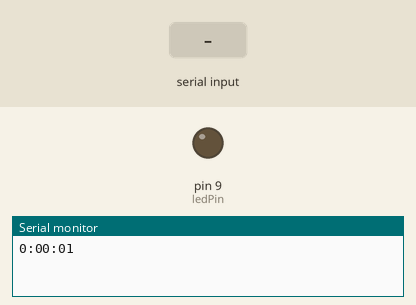
This sketch was run on a simulated Arduino Uno, built with avr-gcc and run on an emulated ATmega328P. Parts: output pins drawn as LEDs (lit = HIGH), the last lines printed to the serial monitor. The test bench sets the inputs (shaded band).

Above: at 1.2 s.
1.3 s: "1\n" received over Serial
At 2.0 s:
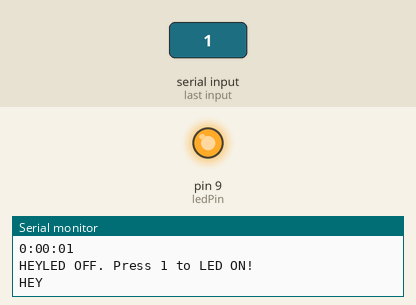
2.8 s: byte 48 ('0') received over Serial
At 3.1 s:
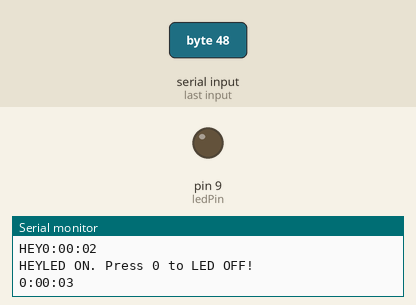
Timing chart, 0 to 5.8 s (numbered marks = the images above; inputs shaded):
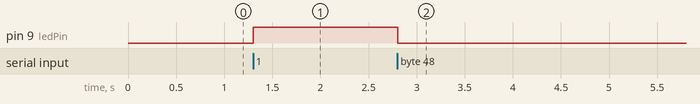

Measured:
- after the input at 1.3 s, pin 9 (ledPin): LOW → HIGH at once
- after the input at 2.8 s, pin 9 (ledPin): HIGH → LOW at once

The sketch:

Sonata.ino
```cpp
#include <Time.h>

//int m, d, y;
int h, mi, s;
unsigned long prevDisplay;

int lightPin = 0;  //define a pin for Photo resistor
int ledPin = 9;     //define a pin for LED
int photocellReading;
int LEDbrightness;
bool isOn = false;
char incomingByte;

void allOn();

void setup()
{
    Serial.begin(9600);  //Begin serial communcation
    pinMode( ledPin, OUTPUT );
    //getClockInfo();
    //setTime(h,mi,s,0,0,0);
    prevDisplay = now();
}

void loop()
{
      if( now() != prevDisplay){
      prevDisplay = now();
      serialClockDisplay();
      Serial.print("\n");
    }

  //photocellReading = analogRead(lightPin) - 888;
  //photocellReading = analogRead(lightPin);
  // Serial.println(photocellReading);

  //LEDbrightness = map(photocellReading, 0, 111, 0, 255);
  //reading(photocellReading);

  if (isOn)
  {
    digitalWrite(ledPin, HIGH);  // if 1, switch LED Off
    analogWrite(ledPin, 255);
  }
  else
  {
    digitalWrite(ledPin, LOW);
  }

  if (Serial.available() > 0) {  // if the data came

      Serial.print("HEY");

      incomingByte = Serial.read(); // read byte

      if(incomingByte == '1') {
         //allOn();
         isOn = true;

         //digitalWrite(ledPin, HIGH);  // if 1, switch LED Off
         //analogWrite(ledPin, 255);
         Serial.println("LED OFF. Press 1 to LED ON!");  // print message
         //delay(snooze());
      }
      if(incomingByte == '0') {
         //digitalWrite(ledPin, LOW); // if 0, switch LED on
         Serial.println("LED ON. Press 0 to LED OFF!");
         //allOff();
         isOn = false;
         //delay(snooze()); //short delay for faster response to light.
         //allOn();
         //reading(photocellReading);
      }
  }

  //isOn = true;


}

int snooze() {
  return 2000;
}

void reading(int photocellReading)
{
  int bright = 255;
  int lessBright = 80;
  int dim = 25;
  int dark = 10;
 if(photocellReading < 25){
  //Serial.println(" - Bright room");
  //analogWrite(ledPin, LEDbrightness);
  //allOn();
  analogWrite(ledPin, bright);
 }
 else if(photocellReading < 50){
  //Serial.println(" - Slightly bright");
 // analogWrite(ledPin, LEDbrightness);
  //dim();
  analogWrite(ledPin, lessBright);
 }
 else if(photocellReading < 80){
  //Serial.println(" - Dim room");
  //analogWrite(ledPin, LEDbrightness);
  //dim();
   analogWrite(ledPin, dim);
 }
 else if(photocellReading > 80){
  //Serial.println(" - Dark");
  //analogWrite(ledPin, LEDbrightness);
   analogWrite(ledPin, dark);
  //allOff();
 }
}

void allOn()
{
 digitalWrite(ledPin, HIGH);
}

void allOff()
{
 digitalWrite(ledPin, LOW);
}

void lightsDim()
{
 digitalWrite(ledPin, (photocellReading));
}

void getClockInfo(){
    int userInput;
    char buffer[4];

      Serial.println("Please enter the current Hour:");
      //Serial.println(buffer);
      //hour
  do{
      userInput = -1;
      while(Serial.available() == 0); //wait for input
          int length = Serial.readBytesUntil('\n', buffer, 3);
            if(length < 4){
              buffer[length] = '\0';
            if(length == 1){
              buffer[2] = '\0';
            }
      }
    if(isdigit(buffer[0]) && (isdigit(buffer[1]) || buffer[1] == '\0') && buffer[2] == '\0'){
          userInput = atoi(buffer);
    }
    if(userInput < 0 || userInput > 23){
          Serial.println("Invalid input. Please enter a number from 0-23.");
    }
      Serial.end();
      Serial.begin(9600);
  }while(userInput < 0 || userInput > 23);
        h = userInput;
      Serial.println("Please enter the current Minutes:");
  //minute
  do{
        userInput = -1;
        while(Serial.available() == 0); //wait for input
          int length = Serial.readBytesUntil('\n', buffer, 3);
            if(length < 4){
                buffer[length] = '\0';
            if(length == 1){
                buffer[2] = '\0';
            }
      }
    if(isdigit(buffer[0]) && (isdigit(buffer[1]) || buffer[1] == '\0') && buffer[2] == '\0'){
            userInput = atoi(buffer);
    }
    if(userInput < 0 || userInput > 59){
            Serial.println("Invalid input. Please enter a number from 0-59.");
    }
            Serial.end();
            Serial.begin(9600);
  }while(userInput < 0 || userInput > 59);
        mi = userInput;

            Serial.println("Please enter the current seconds:");
  //second
  do{
        userInput = -1;
        while(Serial.available() == 0); //wait for input
            int length = Serial.readBytesUntil('\n', buffer, 3);
    //null terminator setting
          if(length < 4){
            buffer[length] = '\0';
              if(length == 1){
                buffer[2] = '\0';
              }
          }
    if(isdigit(buffer[0]) && (isdigit(buffer[1]) || buffer[1] == '\0') && buffer[2] == '\0'){
          userInput = atoi(buffer);
    }
    if(userInput < 0 || userInput > 59){
          Serial.println("Invalid input. Please enter a number from 0-59.");
    }
          Serial.end();
          Serial.begin(9600);
  }while(userInput < 0 || userInput > 59);
      s = userInput;

    return;
}

void serialClockDisplay(){

      if(hour() < 10){
      }
      else{
      }
        Serial.print(hour());
        Serial.print(":");
      if(minute() < 10){
        Serial.print('0');
      }
        Serial.print(minute());
        Serial.print(":");
      if(second() < 10){
        Serial.print('0');
      }
      Serial.print(second());
}
```
